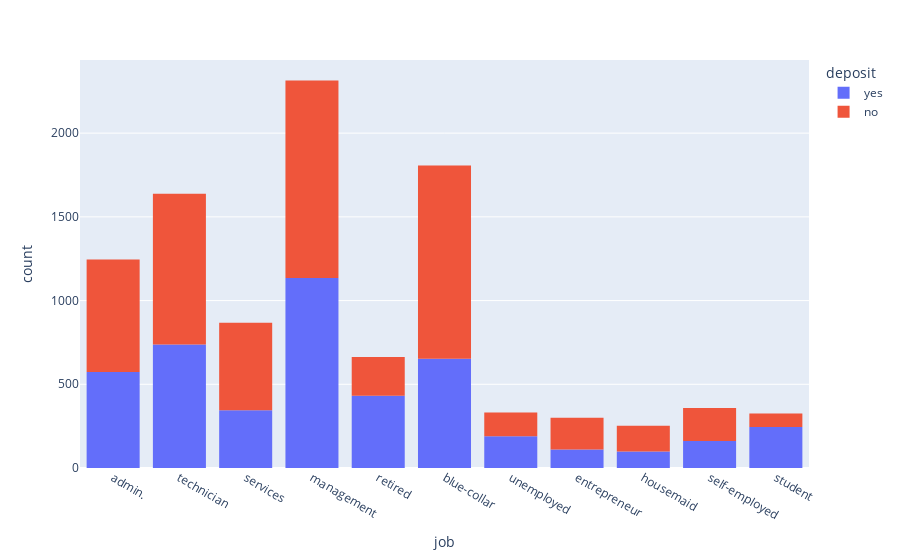

The cell this chart's notebook holds for it:
### Code cell
fig=px.histogram(data_frame=df, x='job', color='deposit')
fig.show()

### Figure 1 — Plotly figure (JSON) as saved in the notebook; plotly's stock layout.template omitted (floating-point values rounded to 4 significant figures; data arrays with more than 128 entries replaced by an {"elided": "..."} marker saying what was removed)
{"data": [{"alignmentgroup": "True", "bingroup": "x", "hovertemplate": "deposit=yes<br>job=%{x}<br>count=%{y}<extra></extra>", "legendgroup": "yes", "marker": {"color": "#636efa", "pattern": {"shape": ""}}, "name": "yes", "offsetgroup": "yes", "orientation": "v", "showlegend": true, "type": "histogram", "x": {"elided": "4681 str values"}, "xaxis": "x", "yaxis": "y"}, {"alignmentgroup": "True", "bingroup": "x", "hovertemplate": "deposit=no<br>job=%{x}<br>count=%{y}<extra></extra>", "legendgroup": "no", "marker": {"color": "#EF553B", "pattern": {"shape": ""}}, "name": "no", "offsetgroup": "no", "orientation": "v", "showlegend": true, "type": "histogram", "x": {"elided": "5424 str values"}, "xaxis": "x", "yaxis": "y"}], "layout": {"barmode": "relative", "legend": {"title": {"text": "deposit"}, "tracegroupgap": 0}, "margin": {"t": 60}, "xaxis": {"anchor": "y", "domain": [0, 1], "title": {"text": "job"}}, "yaxis": {"anchor": "x", "domain": [0, 1], "title": {"text": "count"}}}}
